Frame 1 (no input): blank canvas, image omitted
Frame 60 (the mouse pressed at the canvas centre just before this capture): blank canvas, image omitted
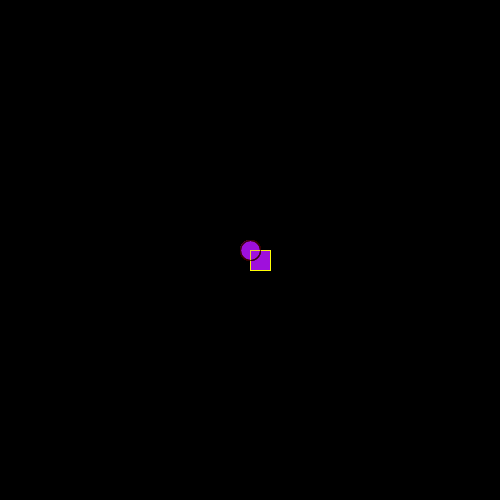
Frame 120 (the mouse held since frame 60 and released just before this capture)

The Processing sketch whose frames 1 and 60 were blank and that drew this single picture after the mouse press (run headless with seeded random() and noise(); from frame 60 on, the mouse is pressed at the canvas centre):

// Processing sketch: processing_2009
// ── processing_2009.pde


boolean isDrawing = false;
void setup(){
  
 size(500,500);
 background(0); 
 smooth();
 stroke(255,100,0,40);
 fill(160,25,225,25); 
  
};


void draw(){
  if (isDrawing) {
  stroke(255,255,5,150);
  rect(mouseX,mouseY,20,20);
  stroke(55,0,0,155);
  ellipse(mouseX,mouseY,20,20);
  }
  
};

void mousePressed() {
  isDrawing = !isDrawing;
};
